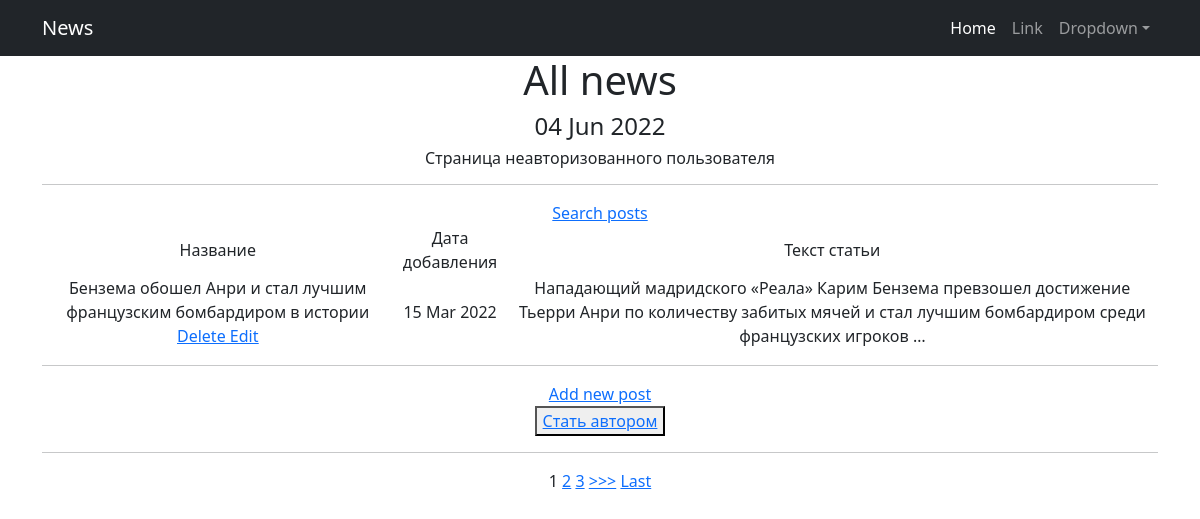
The page / on the database its author committed.
### portal/models.py (models this page shows, shortened)
class Post(models.Model):
    post_auth = models.ForeignKey(Author, on_delete=models.CASCADE, related_name='posts')
    type = models.CharField(max_length=4, choices=POSTTYPES, default=news)
    add_time = models.DateTimeField(auto_now_add=True)
    category = models.ManyToManyField(Category, through='PostCategory')
    name = models.CharField(max_length=255)
    text = models.TextField()
    rating = models.FloatField(default=0)

### portal/views.py (the view)
# urls.py: path('', NewsList.as_view()),
class NewsList(ListView):
    model = Post
    ordering = 'add_time'
    template_name = 'news.html'
    context_object_name = 'news'
    paginate_by = 1
    def get_context_data(self, **kwargs):
        context = super().get_context_data(**kwargs)
        context['is_not_authors'] = not self.request.user.groups.filter(name='authors').exists()
        context['is_in_common'] = self.request.user.groups.filter(name='common').exists()
        context['time_now'] = datetime.utcnow()
        context['next_post'] = None
        return context

### templates/news.html (shortened to what this page needs)
{% extends 'flatpages/default.html' %}
{% load custom_filters %}
{% block content %}
    <h1> All news  </h1>
    <h4> {{ time_now|date:'d M Y' }} </h4>
{% if is_in_common %}
<h6> Страница авторизованного пользователя {{request.user.username}} </h6>
{% else %}
<h6> Страница неавторизованного пользователя </h6>
{% endif %}
   <hr>
   {% if news %}
<a href="{% url 'news_search' %}"> Search posts </a>
       <table>
           <tr>
               <td> Название </td>
               <td> Дата добавления </td>
               <td> Текст статьи </td>
           </tr>
           {% for post in news %}
           <tr>
               <td>{{ post.name|censor }}
                   <a href="{% url 'post_delete' post.id %}"><u> Delete </u></a>
                   <a href="{% url 'post_edit' post.id %}"><u> Edit </u></a>
               </td>
               <td>{{ post.add_time|date:'d M Y' }}</td>
               <td>{{ post.text|truncatewords:20|censor }}</td>
           </tr>
           {% endfor %}
       </table>
    {% else %}
       <h2> Новостей нет!</h2>
    {% endif %}
<hr>
<a href="{% url 'post_create' %}"> Add new post </a> <br>
{% if is_not_authors %}
<button> <a href="upgrade/"> Стать автором </a> </button>
{% endif %}
<hr>
{% if is_paginated %}
    {% for num in page_obj.paginator.page_range %}
        {% if page_obj.number == num %}
            <a>{{ num }}</a>
        {% elif num > page_obj.number|add:'-3' and num < page_obj.number|add:'3' %}
            <a href="?page={{ num }}">{{ num }}</a>
        {% endif %}
    {% endfor %}
    {% if page_obj.has_next %}
        <a href="?page={{ page_obj.next_page_number }}">>>></a>
        <a href="?page={{ page_obj.paginator.num_pages }}">Last</a>
    {% endif %}
{% endif %}
{% endblock content %}

### rows shown on the page
Post: name|censor "Бензема обошел Анри и стал лучшим французским бомбардиром в истории", add_time "15 Mar 2022", text|censor "Нападающий мадридского «Реала» Карим Бензема превзошел достижение Тьерри Анри по количеству забитых мячей и стал лучшим бомбардиром среди французских игроков …"

### other values the page prints
{{ time_now|date:'d M Y' }} "04 Jun 2022"
{{ num }} "1"
{{ num }} "2" "3"
